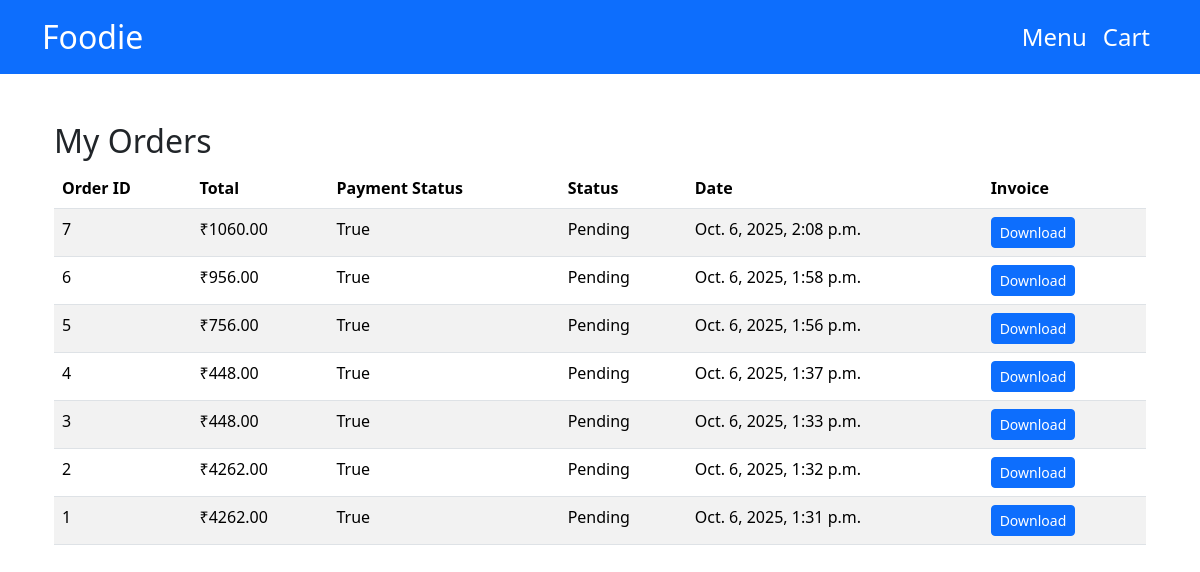
The page /my-orders/ (signed in) on the database as committed earlier.
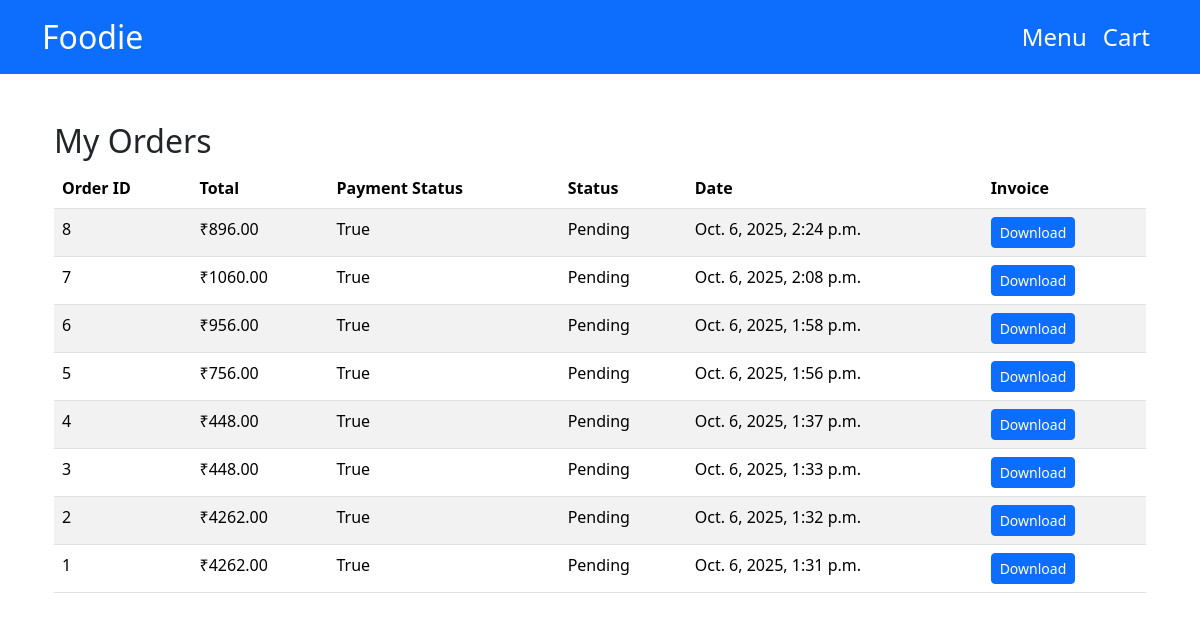
The same page on the database as committed later.
### store/models.py (models this page shows, shortened)
class Order(models.Model):
    user = models.ForeignKey(User, on_delete=models.SET_NULL, null=True, blank=True)
    full_name = models.CharField(max_length=255)
    email = models.EmailField()
    phone = models.CharField(max_length=20)
    address = models.TextField()
    subtotal = models.DecimalField(max_digits=10, decimal_places=2, default=0)
    gst_amount = models.DecimalField(max_digits=10, decimal_places=2, default=0)
    total_amount = models.DecimalField(max_digits=10, decimal_places=2, default=0)
    status = models.CharField(max_length=50, default='Pending')
    payment_status = models.BooleanField(default=False)
    created_at = models.DateTimeField(auto_now_add=True)

### store/views.py (the view)
# urls.py: path('my-orders/', views.my_orders, name='my_orders'),  # User order history
@login_required
def my_orders(request):
    orders = Order.objects.filter(user=request.user).order_by('-created_at')
    return render(request, 'store/my_orders.html', {'orders': orders})

### store/templates/store/my_orders.html (shortened to what this page needs)
{% extends 'store/base.html' %}
{% block content %}
<div class="container my-5">
    <h2>My Orders</h2>
    {% if orders %}
        <table class="table table-striped">
            <thead>
                <tr>
                    <th>Order ID</th>
                    <th>Total</th>
                    <th>Payment Status</th>
                    <th>Status</th>
                    <th>Date</th>
                    <th>Invoice</th>
                </tr>
            </thead>
            <tbody>
                {% for order in orders %}
                <tr>
                    <td>{{ order.id }}</td>
                    <td>₹{{ order.total_amount }}</td>
                    <td>{{ order.payment_status }}</td>
                    <td>{{ order.status }}</td>
                    <td>{{ order.created_at }}</td>
                    <td>
                        <a href="{% url 'invoice' order.id %}" class="btn btn-sm btn-primary">Download</a>
                    </td>
                </tr>
                {% endfor %}
            </tbody>
        </table>
    {% else %}
        <p>You have no orders yet.</p>
    {% endif %}
</div>
{% endblock %}

Rows that differ between the two databases and show on the page:
added Order: id "8", total_amount "896.00", payment_status "True", status "Pending", created_at "Oct. 6, 2025, 2:24 p.m."
